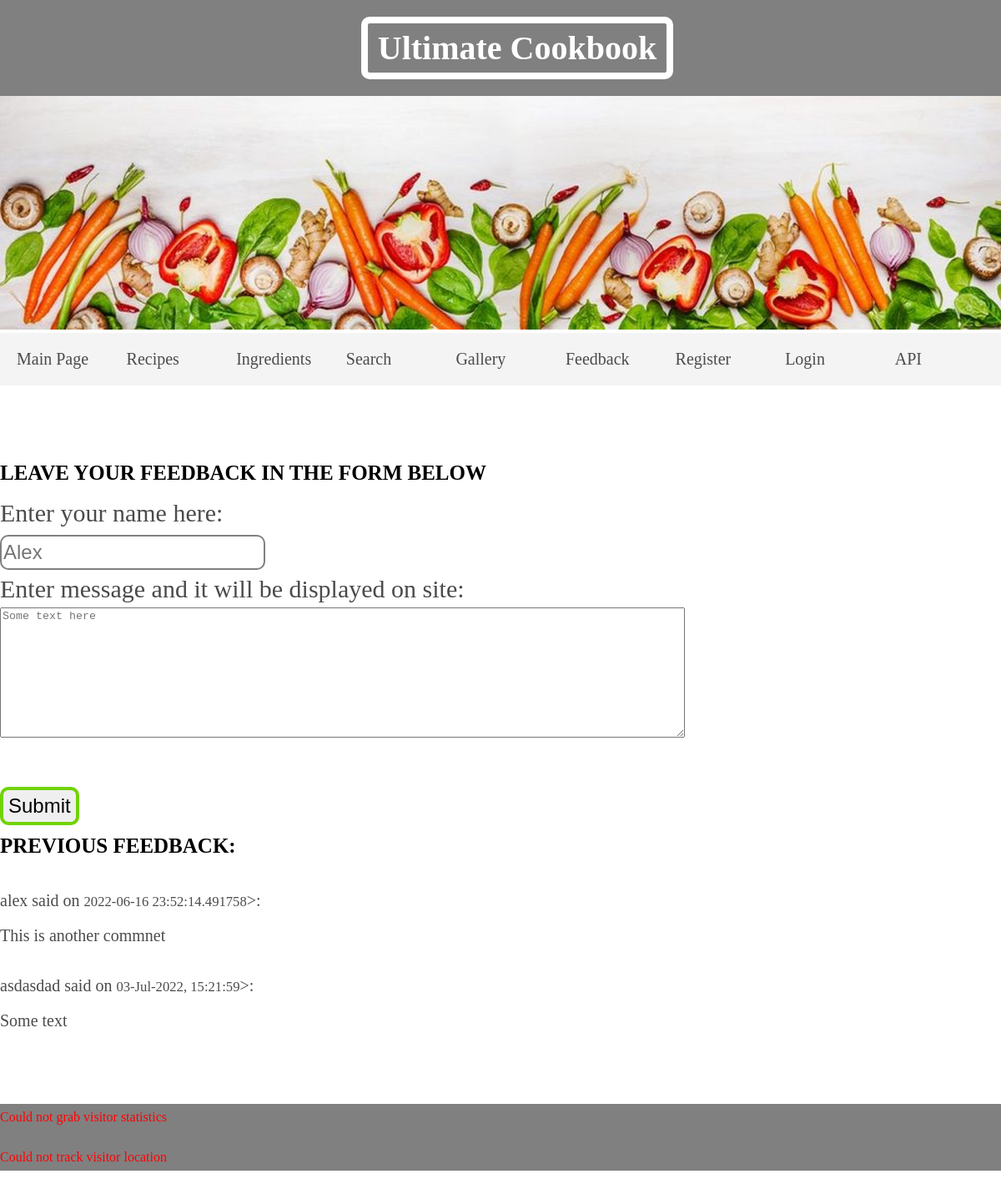
Page /feedback.html on the committed database.
### src/models.py (models this page shows, shortened)
class Feedback(db.Model):
    __tablename__ = 'feedback'
    id = Column(Integer, primary_key=True)
    name = Column(String)
    message = Column(String)
    date_time = Column(DateTime)

### src/routes.py (the view, shortened to what this page needs)
@app.route('/feedback.html', methods=['POST', 'GET'])
def feedback():
    if request.method == 'GET':
        data = feedback_loader()
        return render_template('feedback.html', data=data, user=session.get('username', ''))

### src/helpers.py (called while the page is built, shortened)
def feedback_loader(recipe=None):
    if recipe is None:
        try:
            db = sqlite3.connect(os.path.join(DATA_PATH, 'cook.db'))
            data = db.execute('SELECT * FROM feedback').fetchall()
        except (FileNotFoundError, sqlite3.DatabaseError):
            return 'Could not open Database'
        else:
            db.close()
    return data

### src/templates/feedback.html
{% extends 'base.html' %}
{% block content %}
<article>
<h2>Leave your feedback in the form below</h2>
<form action="/feedback.html" method="post">
  <label for="name">Enter your name here:</label><br>
  <input type="text" id="name" name="fname" placeholder="Alex" value="" autofocus required><br>
  <label for="msg">Enter message and it will be displayed on site:</label><br>
  <textarea id="msg" name="messg" rows="10" cols="100%" placeholder="Some text here" required></textarea><br><br>
  <input type="submit" value="Submit">
</form>
<h2>Previous Feedback:</h2>
{% if data is string %}
{{ data }}
{% elif data is sequence %}
{% for entry in data %}
<p>{{ entry[1] }} said on <small>{{ entry[3] }}</small>>:<br> {{ entry[2]}} </p>
{% endfor %}
{% else %}
<h3>Something strange has happened</h3>
{% endif %}
  </article>
{% endblock %}

### static/styles.css (style rules this page uses)
body, ul, li, h1, h2, h3, a { margin: 0; padding: 0; font-family: georgia }
article h2 { font-size: 25px; text-transform: uppercase; line-height: 2em; }
article p { line-height: 2em; color: #4b4b4b; font-size: 20px }
form { text-align: center; line-height: 1.5em; color: #4b4b4b; font-size: 30px; }
form input { margin 20px 0; padding: 10px, 20px; font-size: 24px; border: 2px solid grey; border-radius: 10px; line-height: 1.5em; }
article form { text-align: left; line-height: 1.5em; color: #4b4b4b; font-size: 30px; }
article form input { margin 20px 0; padding: 10px, 20px; font-size: 24px; border: 2px solid grey; border-radius: 10px; line-height: 1.5em; }
form input:valid { border: 4px solid #71D300; }

### rows in the picture
Feedback: name "alex", date_time "2022-06-16 23:52:14.491758", message "This is another commnet"
Feedback: name "asdasdad", date_time "03-Jul-2022, 15:21:59", message "Some text"
